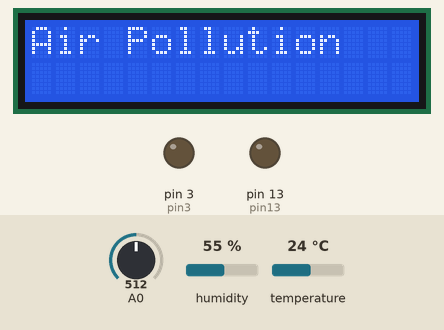
Simulated run of this sketch. Board: Arduino Uno, built with avr-gcc and run on an emulated ATmega328P. On the bench: 16×2 character LCD, output pins drawn as LEDs (lit = HIGH). The inputs (shaded band) are chosen by the test bench; at power-on: A0 = 512, humidity 55 %, temperature 24 °C. What the sketch prints to the serial monitor is not drawn.

Above: at 0.2 s.
At 2.2 s:
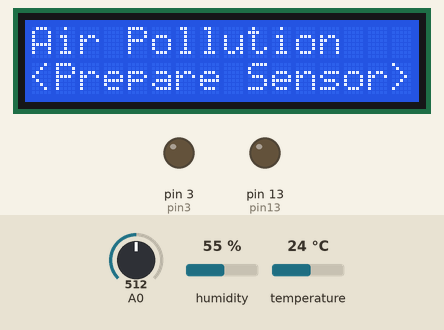
At 32.7 s:
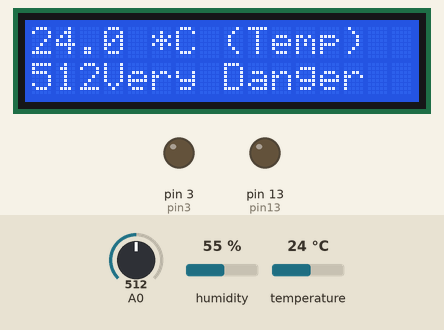
At 35.27 s:
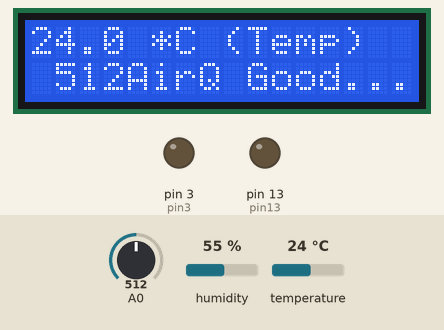
Timing chart, 0 to 130.0 s (numbered marks = the images above):
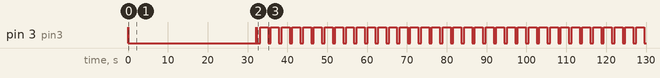

The sketch:

AirDetection_AQ_Temp_.ino
```cpp
// Code program สำหรับ ตรวจจับแก๊ส เพื่อประยุกต์ใช้ตรวจเด็กติดในรถ หรือ ผู้ทำงานในพื้นที่อับอากาศ หรือ ตรวจแก๊สรั่ว
// เริ่มต้น หากยังไม่มี Library LCD LiquidCrystal_I2C ให้ Download link ตามด้านล่าง
// https://docs.arduino.cc/software/ide-v1/tutorials/installing-libraries


//1.การเรียกใช้ Library ที่เกี่ยวข้อง

  #include <LiquidCrystal_I2C.h>  // เรียกใช้ Library "LiquidCrystal_I2C.h" เพื่อเปิดใช้ LCD Module
  #include <Wire.h> // เรียกใช้ Library "Wire.h" เพื่อใช้ สื่อสาร I2C Module

  #include "DHT.h"  // เรียกใช้ Library "DHT.h" เพื่อใช้ตรวจจับอุณหภูมิ และความชื้น
  #define DHTPIN 2  // กำหนดให้ ใช้ Digital ขา 2 ของ Arduino ต่อกับ DHT
  #define DHTTYPE DHT11 // เลือก รุ่นของ Sensor DHT11 ซึ่งมีหลายรุ่น อันนี้ต้องดูครับว่าใช้รุ่นไหน


//2.กำหนดการเรียกใช้ LCD  และเรียกใช้ Sensor ตรวจวัดอุณหภูมิ (DHT)

  LiquidCrystal_I2C lcd(0x27, 16, 2);   // Module IIC/I2C Interface บางรุ่นอาจจะใช้ 0x3f ,0x27,16,2
  DHT dht(DHTPIN, DHTTYPE);


//3.กำหนดค่าตัวแปร รวมถึงการกำหนดขา Input และ Output ให้กับ Controller

  int sensorValue; // กำหนดให้ตัวแปร ชื่อ SensorValue มีค่าตัวแปรเป็นค่า คงที่
  int pin3 = 3;    // กำหนดให้ตัวแปร ชื่อ pin3   ใช้ขา Digital Pin 3  (โดยต่อกับ ลำโพงขั้ว+ ส่วนลำโพงขั้ว- ต่อกับ กราวน์ (GND))
  int pin13 = 13;  // กำหนดให้ตัวแปร ชื่อ pin13  ใช้ขา Digital Pin 13


//4.กำหนดให้การ Run Program ในครั้งแรกที่เปิดทุกครั้งใน {} หลังจากนั้นไปทำงานที่ Void loop()

void setup() {  // กำหนดค่าการ Run Program ในครั้งแรก

  pinMode(pin3, OUTPUT);      // กำหนดให้ ตัวแปรชื่อ pin3  เป็น Output
  pinMode(pin13, OUTPUT);     // กำหนดให้ ตัวแปรชื่อ pin13 เป็น Output

  digitalWrite(pin3, HIGH);   // สั่งให้ pin3 มีค่าเป็น HIGH หรือเรียกว่า ON ให้มีไฟ ไหลผ่าน
  delay(50);                  // หน่วงเวลาไว้ 50 มิลลิเซ็ค
  digitalWrite(pin3, LOW);    // สั่งให้ pin3 มีค่าเป็น LOW หรือเรียกว่า OFF ให้ตัดไฟ

  digitalWrite(pin13, LOW);   // สั่งให้ pin13 มีค่าเป็น LOW หรือเรียกว่า OFF ให้ตัดไฟ

  dht.begin();                // กำหนดให้เริ่มใช้ DHT ในการตรวจจับอุณหภูมิ

  lcd.init();                 // กำหนดให้เริ่มใช้ LCD ( lcd.init = lcd initialize  แปรว่าเริ่มต้นใช้ LCD)
  lcd.backlight();            // สั่งเปิด backlight

  lcd.setCursor(0, 0);        // กำหนด ให้ LCD แสดงผล  คอลัมน์ที่ 0 แถวที่ 0
  lcd.print("Air Pollution"); // สั่งให้ LCD แสดงข้อความภายในเครื่องหมาย (" ") ว่า Air Pollution
  delay(2000);                // หน่วงเวลาไว้ 2000 มิลลิเซ็ค
  lcd.setCursor(7, 1);        // กำหนด ให้ LCD แสดงผล  คอลัมน์ที่ 7 แถวที่ 1
  lcd.print("       ");       // สั่งให้ LCD แสดงข้อความภายในเครื่องหมาย (" ") เป็นคำว่างๆไว้ (ไม่แสดงข้อความในตอนนี้)

  Serial.begin(9600);            // sets the serial port to 9600 สำหรับการดูค่าผ่าน Computer


  sensorValue = analogRead(0);   // ให้ Controller อ่านค่า input analog ทาง pin A0 เก็บไว้ในตัวแปรชื่อ sensorValue

  lcd.setCursor(0, 1);           // กำหนด ให้ LCD แสดงผล  คอลัมน์ที่ 0 แถวที่ 1
  lcd.print("<Prepare Sensor>"); // สั่งให้ LCD แสดงข้อความภายในเครื่องหมาย (" ") ว่า <Prepare Sensor>
  delay(30000);                   // หน่วงเวลาไว้ 30000 มิลลิเซ็ค หรือ 30 วินาที เพื่ออุ่น Sensor ให้พร้อมใช้งาน

  digitalWrite(pin3, HIGH);      // สั่งให้ pin3 มีค่าเป็น HIGH หรือเรียกว่า ON ให้มีไฟ ไหลผ่าน
  delay(50);                     // หน่วงเวลาไว้ 50 มิลลิเซ็ค
  digitalWrite(pin3, LOW);       // สั่งให้ pin3 มีค่าเป็น LOW หรือเรียกว่า OFF ให้ตัดไฟ
  delay(100);                    // หน่วงเวลาไว้ 100 มิลลิเซ็ค
  digitalWrite(pin3, HIGH);      // สั่งให้ pin3 มีค่าเป็น HIGH หรือเรียกว่า ON ให้มีไฟ ไหลผ่าน
  delay(50);                     // หน่วงเวลาไว้ 50 มิลลิเซ็ค
  digitalWrite(pin3, LOW);       // สั่งให้ pin3 มีค่าเป็น LOW หรือเรียกว่า OFF ให้ตัดไฟ
  delay(100);                    // หน่วงเวลาไว้ 100 มิลลิเซ็ค
}


//5.กำหนดให้การ Run Program วนซ้ำ ใน {} จนกว่าจะปิดไฟเลี้ยง Controller หรือ กด ปุ่ม Reset

void loop() {                   // กำหนดให้ทำการวนซ้ำ ภายในเครื่องหมาย {}

  float t = dht.readTemperature(); // ให้ t เป้นคำทศนิยม เก็บค่าอุณหภูมิ จาก DHT Sensor
  Serial.print(t);               // แสดงค่า ที่อ่านได้จาก ตัวแปร ชือ t ออกทาง serial monitor
  Serial.println(" *C");         // แสดงค่า ออกทาง serial monitor ภายใน " " เป็น *C

  sensorValue = analogRead(0);  // ให้ Controller อ่านค่า input analog ทาง pin A0 เก็บไว้ในตัวแปรชื่อ sensorValue
  Serial.println(sensorValue);  // แสดงค่า ที่อ่านได้จาก ตัวแปร ชือ sensorValue ออกทาง serial monitor


//.......................................// ถ้า คุณภาพอากาศดี Good... // .................................................................//

  if (sensorValue < 50 || t <=30) {       // ถ้า.... ค่า sensor ที่อ่านได้ น้อยกว่า 50 หรือ อุณหภูมิ t น้อยกว่าเท่ากับ 27 ให้ทำงานในเครื่องหมาย {}

    lcd.setCursor(0, 0);        // กำหนด ให้ LCD แสดงผล  คอลัมน์ที่ 0 แถวที่ 0
    lcd.println(t); // สั่งให้ LCD แสดงข้อความภายในเครื่องหมาย (" ") ว่า Air Detection
    lcd.setCursor(4, 0);        // กำหนด ให้ LCD แสดงผล  คอลัมน์ที่ 4 แถวที่ 0
    lcd.print(" *C (Temp)"); // สั่งให้ LCD แสดงข้อความภายในเครื่องหมาย (" ") ว่า #C Temp

    lcd.setCursor(1, 1);        // กำหนด ให้ LCD แสดงผล  คอลัมน์ที่ 1 แถวที่ 1
    lcd.print(sensorValue);     // สั่งให้ LCD แสดง ค่า ที่ได้จาก sensor

    lcd.setCursor(4, 1);        // กำหนด ให้ LCD แสดงผล  คอลัมน์ที่ 4 แถวที่ 1
    lcd.print("AirQ Good...");  // สั่งให้ LCD แสดงข้อความภายในเครื่องหมาย (" ") ว่า AirQ Good...
    delay(100);                 // หน่วงเวลาไว้ 100 มิลลิเซ็ค

    lcd.clear();                // กำหนด ให้ LCD ยกเลิกการแสดงผล
  }

//........................................// ถ้า คุณภาพอากาศ พอใช้ได้ Fair.. //...........................................................//

  if (sensorValue >= 50 && sensorValue < 100 || t > 30 && t <= 33) {  // ถ้า.... ค่า sensor ที่อ่านได้ มากกว่าหรือเท่ากับ 35 และ น้อยกว่า 40 หรือ อุณหภูมิ t มากกว่าเท่ากับ 27 ให้ทำงานในเครื่องหมาย  {}
    lcd.setCursor(0, 0);        // กำหนด ให้ LCD แสดงผล  คอลัมน์ที่ 0 แถวที่ 0
    lcd.println(t);          // สั่งให้ LCD แสดงข้อความภายในเครื่องหมาย (" ") ว่า Air Detection
    lcd.setCursor(4, 0);        // กำหนด ให้ LCD แสดงผล  คอลัมน์ที่ 4 แถวที่ 0
    lcd.print(" *C (Temp)");    // สั่งให้ LCD แสดงข้อความภายในเครื่องหมาย (" ") ว่า #C Temp

    lcd.setCursor(1, 1);                         // กำหนด ให้ LCD แสดงผล  คอลัมน์ที่ 1 แถวที่ 1
    lcd.print(sensorValue);                      // สั่งให้ LCD แสดง ค่า ที่ได้จาก sensor

    lcd.setCursor(4, 1);                         // กำหนด ให้ LCD แสดงผล  คอลัมน์ที่ 4 แถวที่ 1
    lcd.print("AirQ Fair...");                   // สั่งให้ LCD แสดงข้อความภายในเครื่องหมาย (" ") ว่า AirQ Fair...
    delay(500);                                 // หน่วงเวลาไว้ 500 มิลลิเซ็ค หรือ 2 วินาที

    digitalWrite(pin3, HIGH);                    // สั่งให้ pin3 มีค่าเป็น HIGH หรือเรียกว่า ON ให้มีไฟ ไหลผ่าน
    delay(20);                                   // หน่วงเวลาไว้ 20 มิลลิเซ็ค
    digitalWrite(pin3, LOW);                     // สั่งให้ pin3 มีค่าเป็น LOW หรือเรียกว่า OFF ให้ตัดไฟ
    delay(3000);                                 // หน่วงเวลาไว้ 3000 มิลลิเซ็ค หรือ 3 วินาที
    lcd.clear();                                 // กำหนด ให้ LCD ยกเลิกการแสดงผล
  }


//........................................// ถ้า คุณภาพอากาศ อันตรายต่อสิ่งมีชีวิต Danger... //.................................................//

  if (sensorValue >= 100 && sensorValue < 150 || t > 33 && t <=36 ) { // ถ้า.... ค่า sensor ที่อ่านได้ มากกว่าหรือเท่ากับ 40 และ น้อยกว่า 100 หรือ อุณหภูมิ t มากกว่าเท่ากับ 35 ให้ทำงานในเครื่องหมาย {}
    lcd.setCursor(0, 0);        // กำหนด ให้ LCD แสดงผล  คอลัมน์ที่ 0 แถวที่ 0
    lcd.println(t);             // สั่งให้ LCD แสดงข้อความภายในเครื่องหมาย (" ") ว่า Air Detection
    lcd.setCursor(4, 0);        // กำหนด ให้ LCD แสดงผล  คอลัมน์ที่ 4 แถวที่ 0
    lcd.print(" *C (Temp)");    // สั่งให้ LCD แสดงข้อความภายในเครื่องหมาย (" ") ว่า #C Temp


    lcd.setCursor(1, 1);                         // กำหนด ให้ LCD แสดงผล  คอลัมน์ที่ 1 แถวที่ 1
    lcd.print(sensorValue);                      // สั่งให้ LCD แสดง ค่า ที่ได้จาก sensor

    lcd.setCursor(4, 1);                         // กำหนด ให้ LCD แสดงผล  คอลัมน์ที่ 4 แถวที่ 1
    lcd.print("AirQ Danger...");                 // สั่งให้ LCD แสดงข้อความภายในเครื่องหมาย (" ") ว่า AirQ Danger...
    delay(500);                                 // หน่วงเวลาไว้ 500 มิลลิเซ็ค หรือ 2 วินาที

    digitalWrite(pin3, HIGH);                    // สั่งให้ pin3 มีค่าเป็น HIGH หรือเรียกว่า ON ให้มีไฟ ไหลผ่าน
    delay(50);                                   // หน่วงเวลาไว้ 50 มิลลิเซ็ค
    digitalWrite(pin3, LOW);                     // สั่งให้ pin3 มีค่าเป็น LOW หรือเรียกว่า OFF ให้ตัดไฟ
    lcd.clear();                                 // กำหนด ให้ LCD ยกเลิกการแสดงผล
  }


//........................................// ถ้า คุณภาพอากาศ อันตรายต่อสิ่งมีชีวิตมากๆๆ Very Danger... //.......................................//

  if (sensorValue >= 150 || t > 36 ) {                    // ถ้า.... ค่า sensor ที่อ่านได้ มากกว่าหรือเท่ากับ 100 หรือ อุณหภูมิ t มากกว่าเท่ากับ 35 ให้ทำงานในเครื่องหมาย {}
    lcd.setCursor(0, 0);        // กำหนด ให้ LCD แสดงผล  คอลัมน์ที่ 0 แถวที่ 0
    lcd.println(t);          // สั่งให้ LCD แสดงข้อความภายในเครื่องหมาย (" ") ว่า Air Detection
    lcd.setCursor(4, 0);        // กำหนด ให้ LCD แสดงผล  คอลัมน์ที่ 4 แถวที่ 0
    lcd.print(" *C (Temp)");    // สั่งให้ LCD แสดงข้อความภายในเครื่องหมาย (" ") ว่า #C Temp

    lcd.setCursor(0, 1);                        // กำหนด ให้ LCD แสดงผล  คอลัมน์ที่ 0 แถวที่ 1
    lcd.print(sensorValue);                     // สั่งให้ LCD แสดง ค่า ที่ได้จาก sensor

    lcd.setCursor(3, 1);                        // กำหนด ให้ LCD แสดงผล  คอลัมน์ที่ 3 แถวที่ 1
    lcd.print("Very Danger");                   // สั่งให้ LCD แสดงข้อความภายในเครื่องหมาย (" ") ว่า Very Danger
    delay(500);                                 // หน่วงเวลาไว้ 500 มิลลิเซ็ค หรือ 2 วินาที

    digitalWrite(pin3, HIGH);                    // สั่งให้ pin3 มีค่าเป็น HIGH หรือเรียกว่า ON ให้มีไฟ ไหลผ่าน
    delay(2000);                                 // หน่วงเวลาไว้ 2000 มิลลิเซ็ค หรือ 2 วินาที
    digitalWrite(pin3, LOW);                     // สั่งให้ pin3 มีค่าเป็น LOW หรือเรียกว่า OFF ให้ตัดไฟ
    lcd.clear();                                 // กำหนด ให้ LCD ยกเลิกการแสดงผล
  }


//.......................................// ถ้าไม่ตรงตาม if ข้างบน ให้ทำตาม else {} //........................................................//

  else {
    digitalWrite(pin13, LOW);         //  สั่งให้ pin13 มีค่าเป็น LOW หรือเรียกว่า OFF ให้ตัดไฟ
    lcd.setCursor(0, 0);              // กำหนด ให้ LCD แสดงผล  คอลัมน์ที่ 0 แถวที่ 0
    lcd.print("Temp & AirQ NotM");    // สั่งให้ LCD แสดงข้อความภายในเครื่องหมาย (" ") ว่า Temp & AirQ NotM
    lcd.clear();
  }

//......................................// หลังจากทำซ้ำ if/else แล้ว ให้ หน่วงเวลา 1 มิลลิเซ็ค เพื่อกลับไป เริ่มต้นรอบใหม่ //...................................................//
  delay(1);                                      // หน่วงเวลาไว้ 1 มิลลิเซ็ค
}
```

Measured:
- by itself, pin 3 (pin3): goes LOW 32.1 s, HIGH 0.05 s, LOW 0.10 s, HIGH 0.05 s, 36 × (LOW 0.79 s, HIGH 2.0 s), then LOW
- by itself, everything shown: repeats every 2.7 s, in 4 steps
- what the display in image 0 shows lasts 2.1 s, from 0.1 s to 2.2 s
- what the display in image 1 shows lasts 30.3 s, from 2.2 s to 32.5 s
- what the display in image 2 shows lasts 2.5 s, from 32.6 s to 35.1 s
